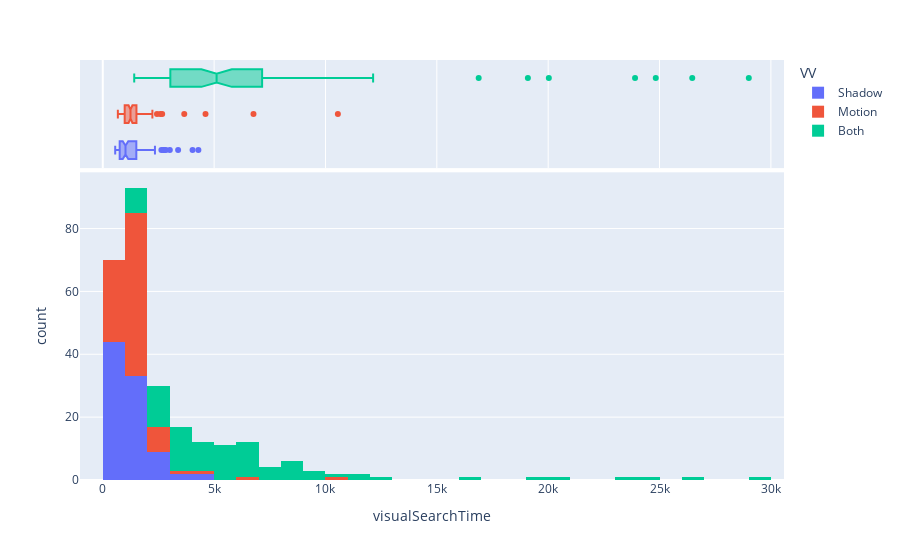

Notebook source saved alongside this figure:
### Code cell
fig = px.histogram(data, x='visualSearchTime', color='VV', marginal='box')
fig.show()

### Figure 1 — Plotly figure (JSON) as saved in the notebook; plotly's stock layout.template omitted (floating-point values rounded to 4 significant figures)
{"data": [{"alignmentgroup": "True", "bingroup": "x", "hovertemplate": "VV=Shadow<br>visualSearchTime=%{x}<br>count=%{y}<extra></extra>", "legendgroup": "Shadow", "marker": {"color": "#636efa", "pattern": {"shape": ""}}, "name": "Shadow", "offsetgroup": "Shadow", "orientation": "v", "showlegend": true, "type": "histogram", "x": [1552, 1134, 1140, 768, 904, 3383, 931, 704, 1159, 911, 1507, 1093, 1657, 855, 1460, 1548, 4294, 950, 2833, 1170, 2343, 2756, 1121, 832, 1806, 946, 936, 2024, 911, 629, 4032, 690, 1004, 659, 817, 814, 613, 644, 592, 592, 558, 583, 727, 662, 669, 961, 700, 1259, 878, 892, 2190, 1162, 743, 1180, 741, 722, 2632, 759, 665, 1789, 2726, 2020, 1253, 1993, 2092, 1074, 1047, 1339, 1198, 1241, 3010, 1316, 1712, 1369, 1090, 1632, 815, 1686, 982, 1115, 973, 802, 866, 755, 1047, 858, 743, 648, 676, 1037], "xaxis": "x", "yaxis": "y"}, {"alignmentgroup": "True", "hovertemplate": "VV=Shadow<br>visualSearchTime=%{x}<extra></extra>", "legendgroup": "Shadow", "marker": {"color": "#636efa"}, "name": "Shadow", "notched": true, "offsetgroup": "Shadow", "showlegend": false, "type": "box", "x": [1552, 1134, 1140, 768, 904, 3383, 931, 704, 1159, 911, 1507, 1093, 1657, 855, 1460, 1548, 4294, 950, 2833, 1170, 2343, 2756, 1121, 832, 1806, 946, 936, 2024, 911, 629, 4032, 690, 1004, 659, 817, 814, 613, 644, 592, 592, 558, 583, 727, 662, 669, 961, 700, 1259, 878, 892, 2190, 1162, 743, 1180, 741, 722, 2632, 759, 665, 1789, 2726, 2020, 1253, 1993, 2092, 1074, 1047, 1339, 1198, 1241, 3010, 1316, 1712, 1369, 1090, 1632, 815, 1686, 982, 1115, 973, 802, 866, 755, 1047, 858, 743, 648, 676, 1037], "xaxis": "x2", "yaxis": "y2"}, {"alignmentgroup": "True", "bingroup": "x", "hovertemplate": "VV=Motion<br>visualSearchTime=%{x}<br>count=%{y}<extra></extra>", "legendgroup": "Motion", "marker": {"color": "#EF553B", "pattern": {"shape": ""}}, "name": "Motion", "offsetgroup": "Motion", "orientation": "v", "showlegend": true, "type": "histogram", "x": [1605, 985, 2126, 1142, 910, 1141, 881, 996, 911, 1131, 1286, 1099, 6767, 10557, 1859, 1777, 1242, 1193, 777, 1483, 1221, 1469, 1445, 1079, 913, 2150, 1074, 1157, 1062, 914, 1265, 1248, 880, 927, 726, 827, 948, 764, 753, 764, 677, 695, 724, 757, 786, 1309, 1336, 1001, 984, 1501, 885, 898, 1104, 990, 887, 1489, 2667, 1466, 1045, 4614, 1667, 1610, 1414, 1858, 1520, 1224, 1306, 1268, 1107, 1204, 2030, 1309, 1255, 1514, 1068, 3659, 2583, 1426, 2228, 1512, 1613, 1381, 1515, 1495, 2209, 1437, 1421, 1220, 2434, 1295], "xaxis": "x", "yaxis": "y"}, {"alignmentgroup": "True", "hovertemplate": "VV=Motion<br>visualSearchTime=%{x}<extra></extra>", "legendgroup": "Motion", "marker": {"color": "#EF553B"}, "name": "Motion", "notched": true, "offsetgroup": "Motion", "showlegend": false, "type": "box", "x": [1605, 985, 2126, 1142, 910, 1141, 881, 996, 911, 1131, 1286, 1099, 6767, 10557, 1859, 1777, 1242, 1193, 777, 1483, 1221, 1469, 1445, 1079, 913, 2150, 1074, 1157, 1062, 914, 1265, 1248, 880, 927, 726, 827, 948, 764, 753, 764, 677, 695, 724, 757, 786, 1309, 1336, 1001, 984, 1501, 885, 898, 1104, 990, 887, 1489, 2667, 1466, 1045, 4614, 1667, 1610, 1414, 1858, 1520, 1224, 1306, 1268, 1107, 1204, 2030, 1309, 1255, 1514, 1068, 3659, 2583, 1426, 2228, 1512, 1613, 1381, 1515, 1495, 2209, 1437, 1421, 1220, 2434, 1295], "xaxis": "x2", "yaxis": "y2"}, {"alignmentgroup": "True", "bingroup": "x", "hovertemplate": "VV=Both<br>visualSearchTime=%{x}<br>count=%{y}<extra></extra>", "legendgroup": "Both", "marker": {"color": "#00cc96", "pattern": {"shape": ""}}, "name": "Both", "offsetgroup": "Both", "orientation": "v", "showlegend": true, "type": "histogram", "x": [3922, 2789, 7029, 1545, 3868, 23900, 8359, 7902, 9937, 6877, 6134, 20029, 5182, 3025, 3428, 9485, 2519, 1412, 5104, 6249, 4464, 7227, 12139, 2173, 6303, 6022, 3859, 29008, 5273, 1681, 2887, 8601, 1561, 10010, 2046, 6790, 2880, 19088, 1828, 8165, 1560, 5565, 4594, 8655, 5341, 6152, 2408, 6454, 1567, 7155, 4534, 2993, 2141, 2015, 3872, 5634, 6543, 3034, 1510, 3391, 24831, 4146, 3342, 9422, 26469, 2189, 3737, 5817, 4673, 3781, 5927, 5119, 6928, 4791, 4476, 2594, 11610, 8325, 5407, 3167, 2120, 3233, 4846, 8228, 16879, 4142, 5922, 3398, 11117, 6917], "xaxis": "x", "yaxis": "y"}, {"alignmentgroup": "True", "hovertemplate": "VV=Both<br>visualSearchTime=%{x}<extra></extra>", "legendgroup": "Both", "marker": {"color": "#00cc96"}, "name": "Both", "notched": true, "offsetgroup": "Both", "showlegend": false, "type": "box", "x": [3922, 2789, 7029, 1545, 3868, 23900, 8359, 7902, 9937, 6877, 6134, 20029, 5182, 3025, 3428, 9485, 2519, 1412, 5104, 6249, 4464, 7227, 12139, 2173, 6303, 6022, 3859, 29008, 5273, 1681, 2887, 8601, 1561, 10010, 2046, 6790, 2880, 19088, 1828, 8165, 1560, 5565, 4594, 8655, 5341, 6152, 2408, 6454, 1567, 7155, 4534, 2993, 2141, 2015, 3872, 5634, 6543, 3034, 1510, 3391, 24831, 4146, 3342, 9422, 26469, 2189, 3737, 5817, 4673, 3781, 5927, 5119, 6928, 4791, 4476, 2594, 11610, 8325, 5407, 3167, 2120, 3233, 4846, 8228, 16879, 4142, 5922, 3398, 11117, 6917], "xaxis": "x2", "yaxis": "y2"}], "layout": {"barmode": "relative", "legend": {"title": {"text": "VV"}, "tracegroupgap": 0}, "margin": {"t": 60}, "xaxis": {"anchor": "y", "domain": [0, 1], "title": {"text": "visualSearchTime"}}, "xaxis2": {"anchor": "y2", "domain": [0, 1], "matches": "x", "showgrid": true, "showticklabels": false}, "yaxis": {"anchor": "x", "domain": [0, 0.7326], "title": {"text": "count"}}, "yaxis2": {"anchor": "x2", "domain": [0.7426, 1], "matches": "y2", "showgrid": false, "showline": false, "showticklabels": false, "ticks": ""}}}
